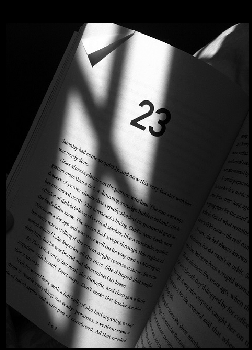
#> input picture IOT - Módulo II/Aula 7/shadow_book.png, 252 x 350 px
$ python ex10.py
#> lines starting #> are read from the running program, lines starting #| are printed output that depends on the picture
# -*- coding: utf-8 -*-
"""
Created on Fri Jul 10 10:08:29 2020

@author: T-Gamer
"""

import cv2
import matplotlib.pyplot as plt

img = cv2.imread('shadow_book.png',0)
#> img is the input picture: shape (350, 252); min 0, max 255, mean 70.5
#([image],[channels],[mask],[histSize],[range])
hist = cv2.calcHist([img],[0],None,[256],[0,256])
#> hist = 256 values, max 10272 at index 0, min 0 at index 33, mean 344.5

#(array,bins,range)
plt.hist(img.ravel(),256,[0,256])
plt.show()
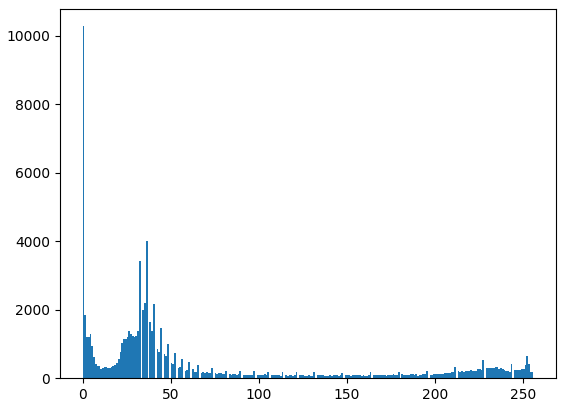
#> figure drawn by matplotlib, 1 panel; tallest bar 10272 high, from x = 0 to 1

$ run again, with IOT - Módulo II/Aula 7/Flor.png copied over IOT - Módulo II/Aula 7/shadow_book.png
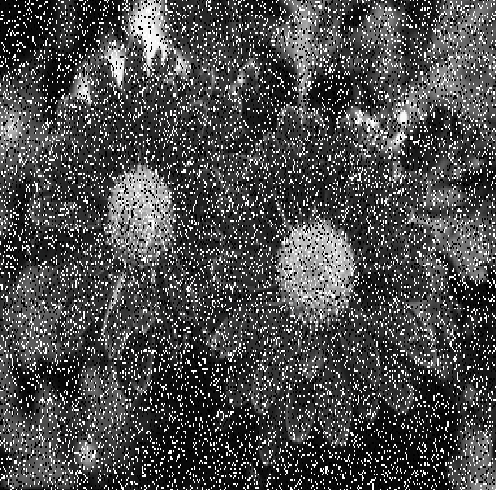
#> input picture IOT - Módulo II/Aula 7/Flor.png, 497 x 490 px
#> hist = 256 values, max 31186 at index 255, min 0 at index 1, mean 951.3
#> `plt.show()`:
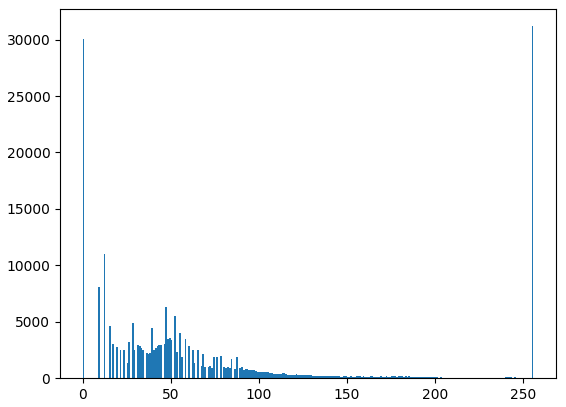
#> figure drawn by matplotlib, 1 panel; tallest bar 31186 high, from x = 255 to 256

$ run again, with IOT - Módulo II/Aula 7/Flores.png copied over IOT - Módulo II/Aula 7/shadow_book.png
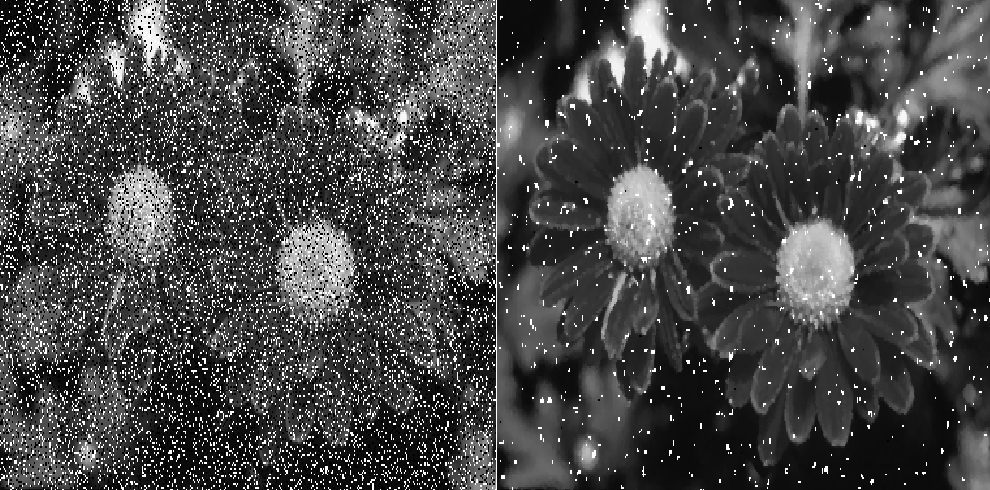
#> input picture IOT - Módulo II/Aula 7/Flores.png, 990 x 490 px
#> img is the input picture: shape (490, 990); min 0, max 255, mean 70.5
#> hist = 256 values, max 35839 at index 255, min 0 at index 1, mean 1894.9
#> `plt.show()`:
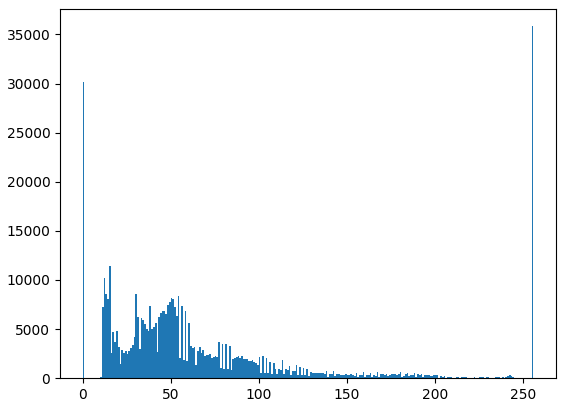
#> figure drawn by matplotlib, 1 panel; tallest bar 35839 high, from x = 255 to 256
